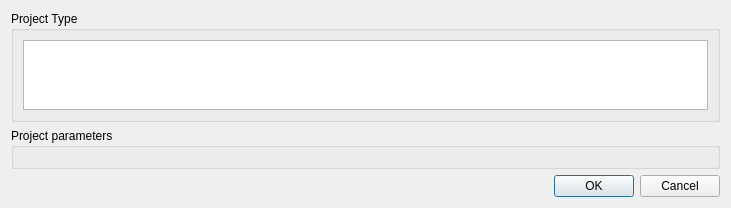
<?xml version="1.0" encoding="UTF-8"?>
<ui version="4.0">
 <class>DGLProjectDialogClass</class>
 <widget class="QDialog" name="DGLProjectDialogClass">
  <property name="windowModality">
   <enum>Qt::ApplicationModal</enum>
  </property>
  <property name="geometry">
   <rect>
    <x>0</x>
    <y>0</y>
    <width>731</width>
    <height>194</height>
   </rect>
  </property>
  <property name="windowTitle">
   <string>Attach to application</string>
  </property>
  <layout class="QVBoxLayout" name="verticalLayout_2">
   <item>
    <widget class="QGroupBox" name="groupBox">
     <property name="title">
      <string>Project Type</string>
     </property>
     <layout class="QVBoxLayout" name="verticalLayout">
      <item>
       <widget class="QListWidget" name="listWidgetProjectType"/>
      </item>
     </layout>
    </widget>
   </item>
   <item>
    <widget class="QGroupBox" name="groupBoxProjParameters">
     <property name="title">
      <string>Project parameters</string>
     </property>
     <layout class="QVBoxLayout" name="verticalLayout_3">
      <item>
       <widget class="QStackedWidget" name="stackedWidget"/>
      </item>
     </layout>
    </widget>
   </item>
   <item>
    <layout class="QHBoxLayout" name="horizontalLayout">
     <item>
      <spacer name="horizontalSpacer">
       <property name="orientation">
        <enum>Qt::Horizontal</enum>
       </property>
       <property name="sizeHint" stdset="0">
        <size>
         <width>40</width>
         <height>20</height>
        </size>
       </property>
      </spacer>
     </item>
     <item>
      <widget class="QPushButton" name="cancelButton">
       <property name="text">
        <string>OK</string>
       </property>
       <property name="default">
        <bool>true</bool>
       </property>
      </widget>
     </item>
     <item>
      <widget class="QPushButton" name="okButton">
       <property name="text">
        <string>Cancel</string>
       </property>
      </widget>
     </item>
    </layout>
   </item>
  </layout>
 </widget>
 <resources/>
 <connections>
  <connection>
   <sender>listWidgetProjectType</sender>
   <signal>currentRowChanged(int)</signal>
   <receiver>DGLProjectDialogClass</receiver>
   <slot>projectTypeSelected(int)</slot>
   <hints>
    <hint type="sourcelabel">
     <x>103</x>
     <y>50</y>
    </hint>
    <hint type="destinationlabel">
     <x>178</x>
     <y>2</y>
    </hint>
   </hints>
  </connection>
  <connection>
   <sender>okButton</sender>
   <signal>clicked()</signal>
   <receiver>DGLProjectDialogClass</receiver>
   <slot>reject()</slot>
   <hints>
    <hint type="sourcelabel">
     <x>315</x>
     <y>173</y>
    </hint>
    <hint type="destinationlabel">
     <x>60</x>
     <y>174</y>
    </hint>
   </hints>
  </connection>
  <connection>
   <sender>cancelButton</sender>
   <signal>clicked()</signal>
   <receiver>DGLProjectDialogClass</receiver>
   <slot>tryAccept()</slot>
   <hints>
    <hint type="sourcelabel">
     <x>201</x>
     <y>163</y>
    </hint>
    <hint type="destinationlabel">
     <x>116</x>
     <y>163</y>
    </hint>
   </hints>
  </connection>
 </connections>
 <slots>
  <slot>projectTypeSelected(int)</slot>
  <slot>tryAccept()</slot>
 </slots>
</ui>
